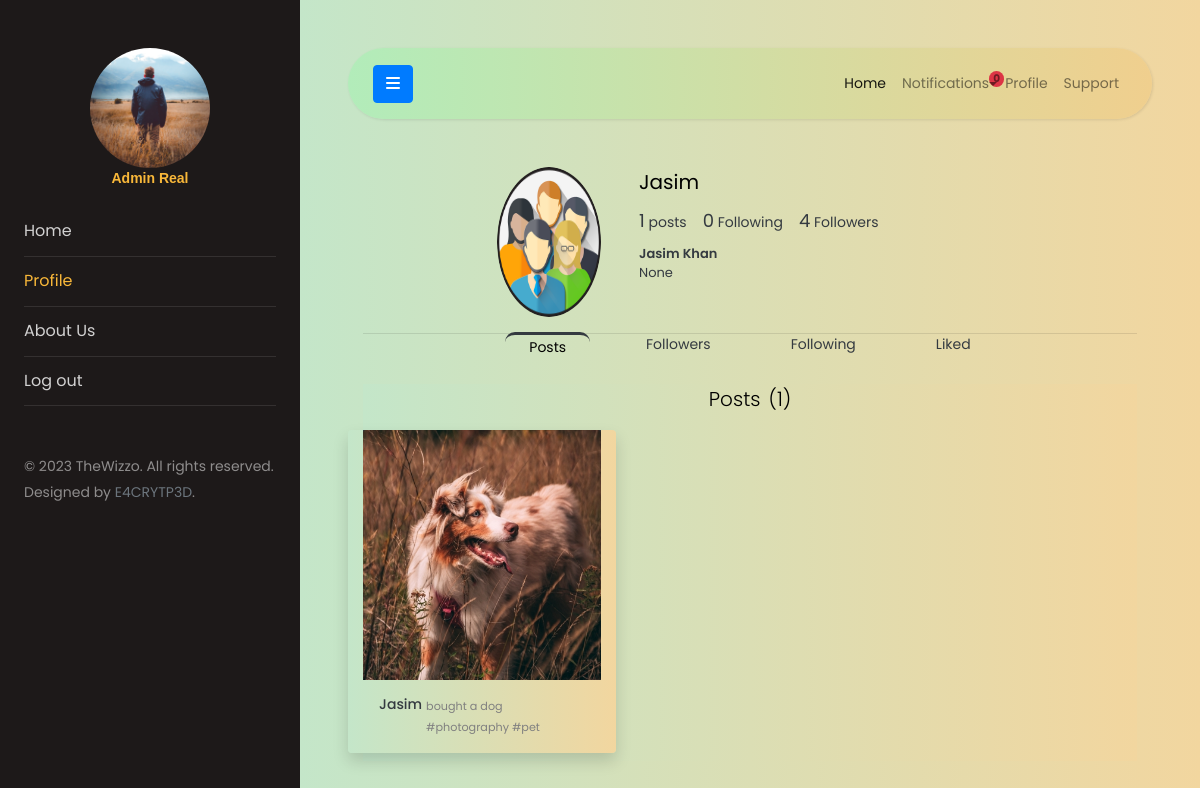
Screenshot of /user/Jasim/profile (signed in) with the database file from the repository.
### users/models.py (models this page shows, shortened)
class User(AbstractUser):
    genders = [
        ('Male', 'Male'),
        ('Female', 'Female'),
        ('Custom', 'Custom'),
        ('Prefer not to say', 'Prefer not to say')
    ]
    date_of_birth = models.DateField(blank=True, null=True)
    gender = models.CharField(
        choices=genders, max_length=20, default="Unknown")

class Profile(models.Model):
    user = models.OneToOneField(
        'User', related_name='profile', on_delete=models.CASCADE)
    bio = models.CharField(default="", blank=True, null=True, max_length=75)
    follows = models.ManyToManyField(
        User, related_name='follows', blank=True, symmetrical=False)
    updated = models.DateTimeField(auto_now=True)
    created = models.DateTimeField(auto_now_add=True)
    profile_pic = models.ImageField(
        upload_to='profile_pics', blank=True, null=True)

### usertimeline/models.py (models this page shows)
class Post(models.Model):
    image = models.ImageField(upload_to='posts', blank=True)
    caption = models.TextField(max_length=150)
    likes = models.ManyToManyField(User, related_name='postlikes', blank=True)
    post_created = models.DateTimeField(auto_now_add=True)
    post_updated = models.DateTimeField(auto_now=True)
    user = models.ForeignKey(
        User, related_name='post', on_delete=models.CASCADE)
    class Meta:
        ordering = ['-post_created']
    def __str__(self) -> str:
        return f"{self.user}'s post"
    def get_likes(self):
        return self.likes.all().count()

### users/views.py (the view)
# urls.py: path('<str:user>/profile', views.user_profile, name='userprofile'),
@login_required
def user_profile(request, user):
    try:
        user = User.objects.select_related('profile').get(username=user)
    except Exception:
        return HttpResponse('<div class="text-danger">Error occured</div>')
    return render(request, 'users/userprofile.html', {'puser': user})

### usertimeline/models.py (called while the page is built)
    def all(self):
        return super().filter(is_seen=False)

### templates/users/userprofile.html (shortened to what this page needs)
{% extends 'base.html' %}
{% block profile %}
active
{% endblock profile %}
{% block content %}
<div class="container">
    <header class="row">
        <div class="col-sm-2 col-auto offset-2 mt-2">
            <div class="position-relative profile-picture">
                <div>
                    <img class="rounded-circle w-100" src="{{puser.profile.profile_pic.url}}" alt="profile pic"
                        height="150px">
                </div>
            </div>
        </div>
        <div class="col-8 text-dark mt-2">
            <div class="d-flex flex-row">
                <h5 class="mx-2">{{puser.username}}</h5>
            </div>
            <div class="d-flex flex-row">
                <div class="mx-md-2 mx-1">
                    <span class="font-count">{{puser.post.all.count}}</span> posts
                </div>
                <div class="mx-md-2 mx-1">
                    <span class="font-count">{{puser.profile.follows.count}}</span> Following
                </div>
                <div class="mx-md-2 mx-1">
                    <span class="font-count">{{puser.follows.count}}</span> Followers
                </div>
            </div>
            <div class="d-flex flex-column">
                <h6 class="profile-full-name mx-2 mt-2 mb-0"><span>{{puser.first_name}}</span>
                    <span>{{puser.last_name}}</span>
                </h6>
                <p class="mx-2 mt-0" style="font-size: small;">{{puser.profile.bio}}</p>
            </div>
        </div>
    </header>
    <hr class="mb-0 pb-0">
    <div class="d-flex flex-row justify-content-center mt-0">
        <div class="mx-md-3 border-dark px-md-4 px-2 profile-link pl-active" hx-get="{%url 'posts' puser %}"
            hx-target="#user-content" id="posts"><a onclick="activeTab('posts')" class="text-decoration-none"
                href="#posts">Posts</a> </div>
        <div class="mx-md-3 border-dark px-2 px-md-4 profile-link" hx-get="{%url 'followers' puser.username %}"
            hx-target="#user-content" id="followers"><a onclick="activeTab('followers')" href="#followers">Followers</a>
        </div>
        <div class="mx-md-3 border-dark px-2 px-md-4 profile-link" hx-get="{%url 'following' puser.username %}"
            hx-target="#user-content" id="following"><a onclick="activeTab('following')" href="#following">Following</a>
        </div>
        <div class="mx-md-3 border-dark px-2 px-md-4 profile-link" hx-get="{% url 'likedpost' puser %}"
            hx-target="#user-content" id="likedposts"><a onclick="activeTab('likedposts')" href="#likedposts">Liked</a>
        </div>
    </div>
    <div class="container-sm">
        <div id="user-content" class="bg-gradient">
            {% include 'users/partials/posts.html' %}
        </div>
    </div>
</div>
{% endblock content %}

### templates/base.html (shortened to what this page needs)
<!doctype html>
<html lang="en">
{% load static %}
<head>
	<link rel="stylesheet" href="https://cdnjs.cloudflare.com/ajax/libs/font-awesome/6.2.1/css/all.min.css"
 />
	<link rel="stylesheet" href="{% static 'css/style.css' %}">
</head>
<body>
	<div class="wrapper d-flex align-items-stretch">
		<nav id="sidebar">
			<div class="p-4 pt-5">
				<a href="#" class="img logo rounded-circle mb-5"
					style="background-image: url({{user.profile.profile_pic.url}});"></a>
				<p class="text-center -mt-50 profile-name">{{user.first_name}} {{user.last_name}}</p>
				<ul class="list-unstyled components mb-5">
					<li class="{% block home %}{% endblock home %}">
						<a href="{% url 'wizzo-home' %}">Home</a>
					</li>
					<li class="{% block profile %}{% endblock profile %}">
						<a href="{% url 'userprofile' user.username %}">Profile</a>
					</li>
					<li class="nav-item">
						<a class="nav-link" href="#">About Us</a>
					</li>
					<li>
						<a href="{% url 'userlogout' %}">Log out</a>
					</li>
				</ul>
				<div class="footer">
					<p>
						© 2023 TheWizzo. All rights reserved. Designed by <a href="https://github.com/e4crypt3d"
							target="_blank" class="text-decoration-none text-secondary">E4CRYTP3D</a>.
					</p>
				</div>
			</div>
		</nav>
		<div id="content" class="p-4 p-md-5 bg-gradient">
			<nav class="navbar navbar-expand-lg navbar-light navbar-gradient rounded-pill">
				<div class="container-fluid">
					<button type="button" id="sidebarCollapse" class="btn btn-primary">
						<i class="fa fa-bars"></i>
					</button>
					<div class="collapse navbar-collapse" id="topnavbar">
						<ul class="nav navbar-nav ml-auto">
							<li class="nav-item active">
								<a class="nav-link" href="{% url 'wizzo-home' %}">Home</a>
							</li>
							<li class="nav-item position-relative" id="notifications">
								{% include 'usertimeline/partials/notifications.html' %}
							</li>
							<li class="nav-item">
								<a class="nav-link" href="{% url 'userprofile' user.username %}">Profile</a>
							</li>
							<li class="nav-item">
								<a class="nav-link" href="#">Support</a>
							</li>
						</ul>
					</div>
				</div>
			</nav>
			{% block content %}
			{% endblock content %}
		</div>
	</div>
</body>
</html>

### templates/usertimeline/partials/notifications.html (shortened to what this page needs)
<a class="nav-link position-relative dropdown-toggle" href="#" type="button" data-bs-toggle="dropdown"
    data-bs-target="#notificationDropdown" aria-expanded="false">
    Notifications
    <span class="position-absolute top-0 start-100 translate-middle badge rounded-pill bg-danger">
        {{user.receiver.all.count}}
    </span>
</a>

### templates/users/partials/posts.html (shortened to what this page needs)
<h3 class="text-center mb-2 mt-4 lead">Posts<span class="ml-2">({{puser.post.all.count}})</span></h3>
<div class="row">
    {% for post in puser.post.all %}
    <div class="col my-2 card-hover shadow bg-gradient col-md-4 rounded rounded-5"
        style="min-height: 320px;height: auto;">
        <div class="position-relative bg-dark">
            <img src="{{post.image.url}}" class="card-img-top card-image" alt="{{post}}"
                style="min-height: 250px; height: 240px;">
        </div>
        <div class="card-body p-3">
            <div class="d-flex flex-row">
                <h6 class="text-dark mr-1" style="font-size: 14px;">
                    <a href="{% url 'userprofile' post.user %}" class="text-dark">
                        {{post.user}}
                    </a>
                </h6>
                <p class="card-text small">{{post.caption}}</p>
            </div>
        </div>
    </div>
    {% endfor %}
</div>

### rows the page displays
User: profile.profile_pic (picture), first_name "Admin", last_name "Real", receiver.all.count "0"
User: profile.profile_pic (placeholder picture), username "Jasim", post.all.count "1", profile.follows.count "0", follows.count "4", first_name "Jasim", last_name "Khan", profile.bio "None"
Post: image (picture), user "Jasim", caption "bought a dog #photography #pet"
